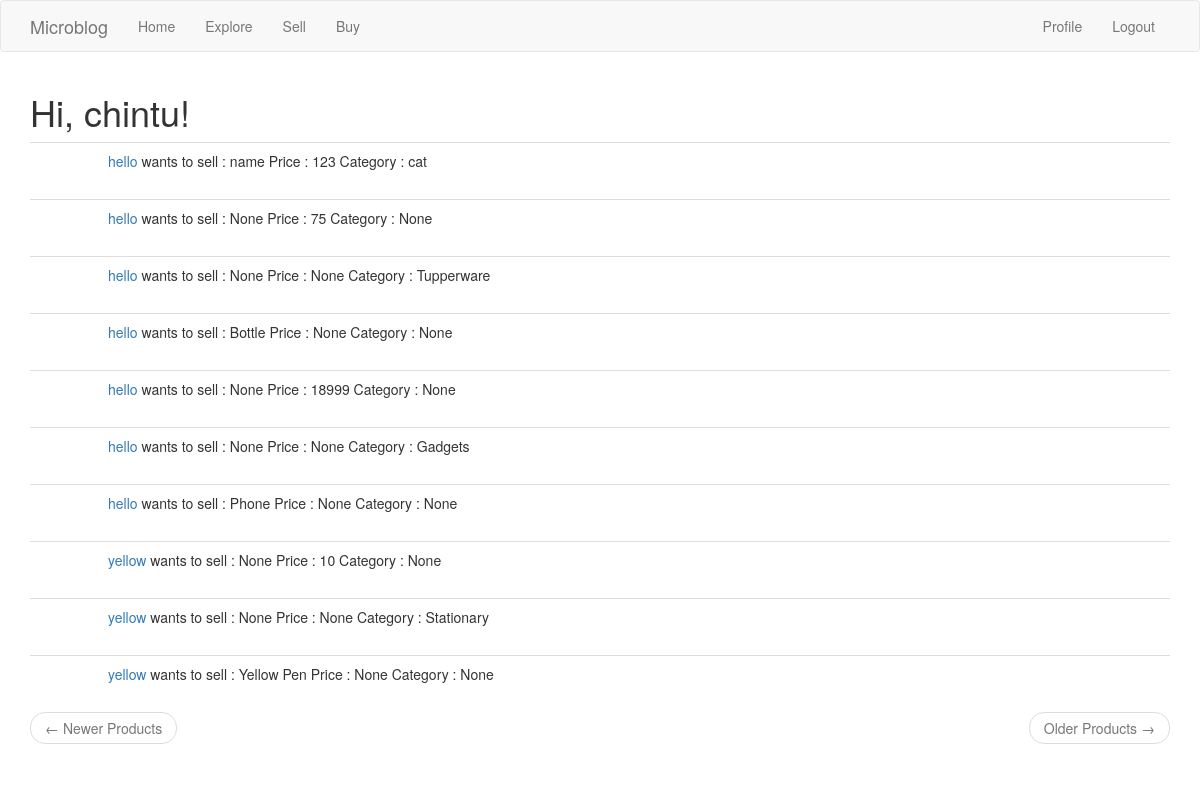
/buyproduct (signed in), run on the app's committed database.
### app/models.py (models this page shows, shortened)
class User(UserMixin, db.Model):
    id = db.Column(db.Integer, primary_key=True)
    username = db.Column(db.String(64), index=True, unique=True)
    email = db.Column(db.String(120), index=True, unique=True)
    password_hash = db.Column(db.String(128))
    about_me = db.Column(db.String(140))
    gender = db.Column(db.Boolean)
    followed = db.relationship(
        'User', secondary=followers,
        primaryjoin=(followers.c.follower_id == id),
        secondaryjoin=(followers.c.followed_id == id),
        backref=db.backref('followers', lazy='dynamic'), lazy='dynamic')
    last_seen = db.Column(db.DateTime, default=datetime.utcnow)
    posts = db.relationship('Post', backref='author', lazy='dynamic')
    products = db.relationship('Product', backref='author', lazy='dynamic')
    def avatar(self, size):
        digest = md5(self.email.lower().encode('utf-8')).hexdigest()
        return 'https://www.gravatar.com/avatar/{}?d=identicon&s={}'.format(
            digest, size)

class Product(db.Model):
    id = db.Column(db.Integer, primary_key=True)
    body = db.Column(db.String(140))
    rate = db.Column(db.Integer)
    category = db.Column(db.String(140))
    timestamp = db.Column(db.DateTime, index=True, default=datetime.utcnow)
    user_id = db.Column(db.Integer, db.ForeignKey('user.id'))

### app/routes.py (the view)
@app.route('/buyproduct')
@login_required
def buyproduct():
    page = request.args.get('page', 1, type=int)
    products = Product.query.order_by(Product.timestamp.desc()).paginate(
        page, app.config['PRODUCTS_PER_PAGE'], False)
    next_url = url_for('explore', page=products.next_num) \
        if products.has_next else None
    prev_url = url_for('explore', page=products.prev_num) \
        if products.has_prev else None
    return render_template("buy.html", title='Buy', products=products.items)

### app/models.py (called while the page is built)
@login.user_loader
def load_user(id):
    return User.query.get(int(id))

### app/routes.py (called while the page is built)
@app.before_request
def before_request():
    if current_user.is_authenticated:
        current_user.last_seen = datetime.utcnow()
        db.session.commit()

### app/templates/buy.html (shortened to what this page needs)
{% extends "base.html" %}
{% import 'bootstrap/wtf.html' as wtf %}
{% block app_content %}
    <h1>Hi, {{ current_user.username }}!</h1>
    {% for product in products %}
        {% include '_product.html' %}
    {% endfor %}
    <nav aria-label="...">
        <ul class="pager">
            <li class="previous{% if not prev_url %} disabled{% endif %}">
                <a href="{{ prev_url or '#' }}">
                    <span aria-hidden="true">&larr;</span> Newer Products
                </a>
            </li>
            <li class="next{% if not next_url %} disabled{% endif %}">
                <a href="{{ next_url or '#' }}">
                    Older Products <span aria-hidden="true">&rarr;</span>
                </a>
            </li>
        </ul>
    </nav>
{% endblock %}

### app/templates/_product.html (shortened to what this page needs)
{% if not product.author == current_user %}
<table class="table table-hover">
        <tr>
            <td width="70px">
            </td>
            <td>
                <a href="{{ url_for('user', username=product.author.username) }}">{{ product.author.username }}</a>
                wants to sell : {{ product.body }}
                Price : {{ product.rate }}
                Category : {{ product.category }}
            </td>
        </tr>
    </table>
{% endif %}

### data on the page
User: username "chintu"
Product: author.username "hello", body "name", rate "123", category "cat"
Product: author.username "hello", body "None", rate "75", category "None"
Product: author.username "hello", body "None", rate "None", category "Tupperware"
Product: author.username "hello", body "Bottle", rate "None", category "None"
Product: author.username "hello", body "None", rate "18999", category "None"
Product: author.username "hello", body "None", rate "None", category "Gadgets"
Product: author.username "hello", body "Phone", rate "None", category "None"
Product: author.username "yellow", body "None", rate "10", category "None"
Product: author.username "yellow", body "None", rate "None", category "Stationary"
Product: author.username "yellow", body "Yellow Pen", rate "None", category "None"
